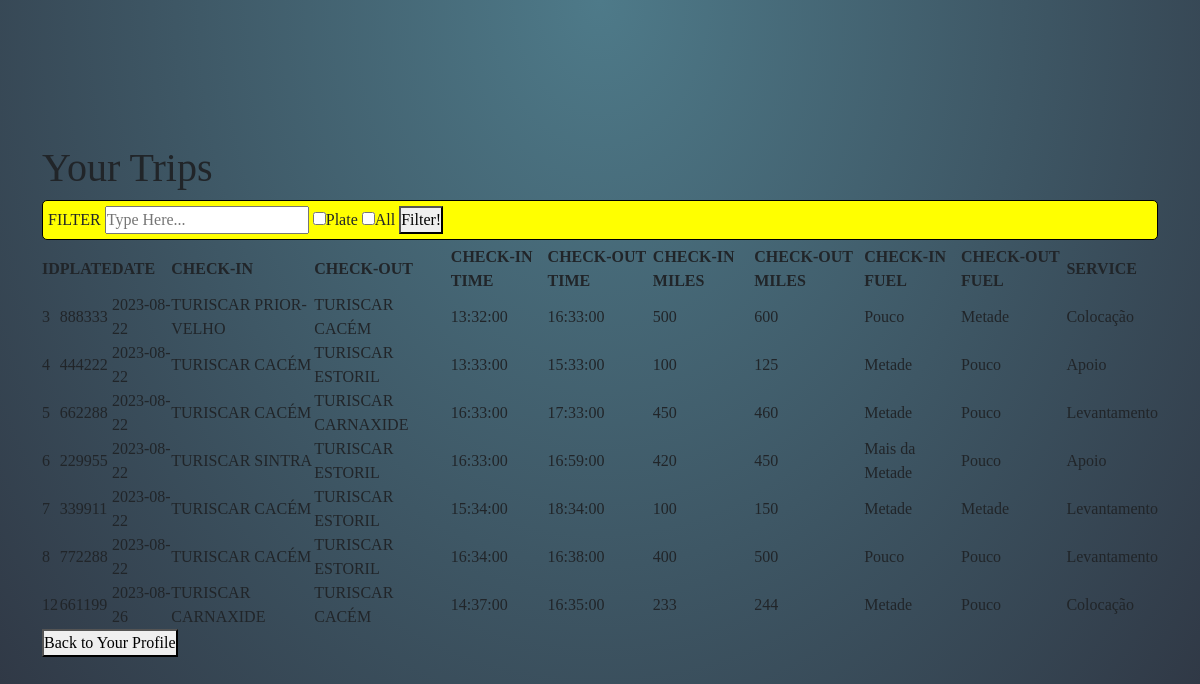
The page /see-all-trips-user (signed in) on the database its author committed.
### app/models/tables_db.py (models this page shows, shortened)
class Trip(database.Model, UserMixin):
    __tablename__ = "trips"
    id = database.Column(database.Integer, primary_key=True, autoincrement=True)
    trip_date = database.Column(database.Date, nullable=True, default=datetime.utcnow)
    plate = database.Column(database.Integer, nullable=True)
    departure_place = database.Column(database.String, nullable=True)
    arrive_place = database.Column(database.String, nullable=True)
    departure_time = database.Column(database.Time, nullable=True)
    arrive_time = database.Column(database.Time, nullable=True)
    departure_miles = database.Column(database.Integer, nullable=True)
    arrive_miles = database.Column(database.Integer, nullable=True)
    departure_fuel = database.Column(database.String, nullable=True)
    arrive_fuel = database.Column(database.String, nullable=True)
    service = database.Column(database.String, nullable=True)
    user_id = database.Column(database.Integer, database.ForeignKey('users.nif'))  # To reference with column Id(Users)
    user = database.Column(database.String, nullable=True)
    user_object = database.relationship('User', back_populates='trips')

### app/controllers/routes.py (the view)
@app.route('/see-all-trips-user', methods=['GET', 'POST'])
@login_required
def see_all_trips_user():
    search_query = request.args.get('search_query', '').strip()
    plate_filter = 'search_query' in request.args
    all_filter = 'search_query' in request.args
    trips_query = Trip.query.filter_by(user_id=current_user.nif)
    if search_query:
        if not plate_filter and not all_filter:
            flash('Please select at last one filter option', 'error')
        else:
            if plate_filter:
                try:
                    plate_query = int(search_query)
                    trips_query = trips_query.filter(Trip.plate == plate_query)
                except ValueError:
                    flash('Invalid input for plate filter (ONLY NUMBERS', 'error')
                    return redirect(url_for('see_all_trips_user'))
    else:
        if all_filter:
            trips_query = Trip.query.filter_by(user_id=current_user.nif)
    trips_current_user = trips_query.all()
    return render_template('all_trips_user.html', trips_current_user=trips_current_user)

### app/__init__.py (called while the page is built)
@login_manager.user_loader
def load_user(user_nif):
    return User.query.get(int(user_nif))

### app/templates/all_trips_user.html (shortened to what this page needs)
<!DOCTYPE html>
<html lang="en">
<head>
    <link rel="stylesheet" href="{{ url_for('static', filename='css/bootstrap.min.css') }}">
    <link rel="stylesheet" href="{{ url_for('static', filename='my_css/style_all_users.css') }}">
</head>
<body>
<div class="container">
    <div class="all-table">
        <h1>Your Trips</h1>
        <div class="search-bar" style="border: 1px solid black; border-radius: 5px; background-color: yellow; padding: 5px; margin-bottom: 5px;">
            <form method="get" action="{{ url_for('see_all_trips_user') }}">
                <label for="search">FILTER</label>
                <input type="text" id="search" name="search_query" placeholder="Type Here...">
                <label><input type="checkbox" name="search_by_plate">Plate</label>
                <label><input type="checkbox" name="search_all">All</label>
                <button type="submit">Filter!</button>
            </form>
        </div>
            <div class="all-table-form">
                <table>
                    <thead>
                        <tr>
                            <th>ID</th>
                            <th>PLATE</th>
                            <th>DATE</th>
                            <th>CHECK-IN</th>
                            <th>CHECK-OUT</th>
                            <th>CHECK-IN TIME</th>
                            <th>CHECK-OUT TIME</th>
                            <th>CHECK-IN MILES</th>
                            <th>CHECK-OUT MILES</th>
                            <th>CHECK-IN FUEL</th>
                            <th>CHECK-OUT FUEL</th>
                            <th>SERVICE</th>
                        </tr>
                    </thead>
                    <tbody>
                        {% if trips_current_user %}
                            {% for trip in trips_current_user %}
                            <tr>
                                <td>{{ trip.id }}</td>
                                <td>{{ trip.plate }}</td>
                                <td>{{ trip.trip_date}}</td>
                                <td>{{ trip.departure_place }}</td>
                                <td>{{ trip.arrive_place }}</td>
                                <td>{{ trip.departure_time }}</td>
                                <td>{{ trip.arrive_time }}</td>
                                <td>{{ trip.departure_miles }}</td>
                                <td>{{ trip.arrive_miles }}</td>
                                <td>{{ trip.departure_fuel }}</td>
                                <td>{{ trip.arrive_fuel }}</td>
                                <td>{{ trip.service }}</td>
                            </tr>
                            {% endfor %}
                        {% else %}
                            <tr>
                                <td colspan="12">Nenhum resultado encontrado.</td>
                            </tr>
                        {% endif %}
                    </tbody>
                </table>
            </div>
        <a href="{{ url_for('start_services') }}">
            <button class="btn-back">Back to Your Profile</button>
        </a>
    </div>
</div>
</body>
</html>

### app/static/my_css/style_all_users.css (style rules this page uses)
* { margin: 0; padding: 0; font-family: 'Oxygen'; text-decoration: none; }
body { display: flex; justify-content: center; align-items: center; flex-direction: column; height: 100vh; padding: 0; background: radial-gradient(ellipse at center top, #4e7a89 0%, #2e3441 100%); }
.container { display: flex; align-items: center; justify-content: center; flex-direction: column; width: 100%; }
a { text-decoration: none; }

### rows shown on the page
Trip: id "3", plate "888333", trip_date "2023-08-22", departure_place "TURISCAR PRIOR-VELHO", arrive_place "TURISCAR CACÉM", departure_time "13:32:00", arrive_time "16:33:00", departure_miles "500", arrive_miles "600", departure_fuel "Pouco", arrive_fuel "Metade", service "Colocação"
Trip: id "4", plate "444222", trip_date "2023-08-22", departure_place "TURISCAR CACÉM", arrive_place "TURISCAR ESTORIL", departure_time "13:33:00", arrive_time "15:33:00", departure_miles "100", arrive_miles "125", departure_fuel "Metade", arrive_fuel "Pouco", service "Apoio"
Trip: id "5", plate "662288", trip_date "2023-08-22", departure_place "TURISCAR CACÉM", arrive_place "TURISCAR CARNAXIDE", departure_time "16:33:00", arrive_time "17:33:00", departure_miles "450", arrive_miles "460", departure_fuel "Metade", arrive_fuel "Pouco", service "Levantamento"
Trip: id "6", plate "229955", trip_date "2023-08-22", departure_place "TURISCAR SINTRA", arrive_place "TURISCAR ESTORIL", departure_time "16:33:00", arrive_time "16:59:00", departure_miles "420", arrive_miles "450", departure_fuel "Mais da Metade", arrive_fuel "Pouco", service "Apoio"
Trip: id "7", plate "339911", trip_date "2023-08-22", departure_place "TURISCAR CACÉM", arrive_place "TURISCAR ESTORIL", departure_time "15:34:00", arrive_time "18:34:00", departure_miles "100", arrive_miles "150", departure_fuel "Metade", arrive_fuel "Metade", service "Levantamento"
Trip: id "8", plate "772288", trip_date "2023-08-22", departure_place "TURISCAR CACÉM", arrive_place "TURISCAR ESTORIL", departure_time "16:34:00", arrive_time "16:38:00", departure_miles "400", arrive_miles "500", departure_fuel "Pouco", arrive_fuel "Pouco", service "Levantamento"
Trip: id "12", plate "661199", trip_date "2023-08-26", departure_place "TURISCAR CARNAXIDE", arrive_place "TURISCAR CACÉM", departure_time "14:37:00", arrive_time "16:35:00", departure_miles "233", arrive_miles "244", departure_fuel "Metade", arrive_fuel "Pouco", service "Colocação"
